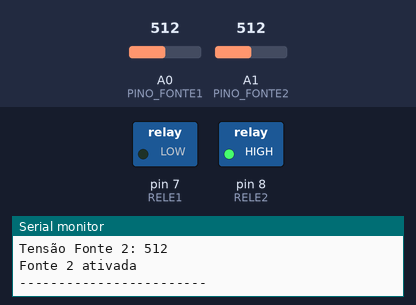
The sketch below on a simulated Arduino Uno, built with avr-gcc and run on an emulated ATmega328P. Parts: switched loads named in the sketch (green lamp = pin HIGH), the last lines printed to the serial monitor. The test bench sets the inputs (shaded band); at power-on: A0 (PINO_FONTE1) = 512, A1 (PINO_FONTE2) = 512.

Above: at 5.8 s.
5.9 s: A0 (PINO_FONTE1) set to 531
At 10.8 s:
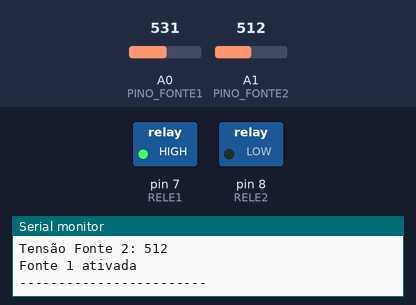
11.9 s: A0 (PINO_FONTE1) set to 511
At 15.5 s:
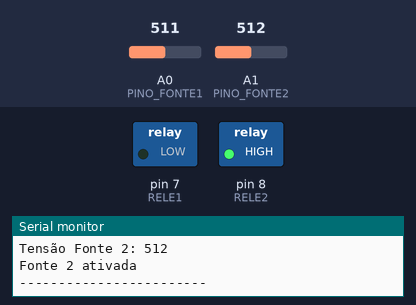
17.9 s: A0 (PINO_FONTE1) set to 716
At 21.4 s:
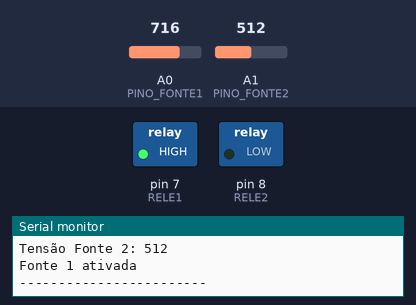
Timing chart, 0 to 22.9 s (numbered marks = the images above; inputs shaded):
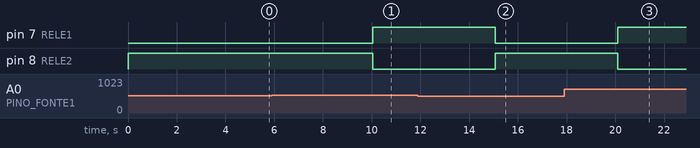

The sketch:

Exerc_cio-2.ino
```cpp
// https://www.tinkercad.com/things/65K3kiegYJG/editel

// CODIGO USADO:

#define RELE1 7
#define RELE2 8
#define PINO_FONTE1 A0
#define PINO_FONTE2 A1

void setup() {
  Serial.begin(9600);
  pinMode(RELE1, OUTPUT);
  pinMode(RELE2, OUTPUT);
}

void loop() {
  int tensaoFonte1 = analogRead(PINO_FONTE1);
  int tensaoFonte2 = analogRead(PINO_FONTE2);

  Serial.print("Tensão Fonte 1: ");
  Serial.println(tensaoFonte1);
  Serial.print("Tensão Fonte 2: ");
  Serial.println(tensaoFonte2);


  if (tensaoFonte1 > tensaoFonte2) {
    digitalWrite(RELE1, HIGH);
    digitalWrite(RELE2, LOW);
    Serial.println("Fonte 1 ativada");
  } else {
    digitalWrite(RELE1, LOW);
    digitalWrite(RELE2, HIGH);
    Serial.println("Fonte 2 ativada");
  }

  Serial.println("------------------------");
  delay(5000);
}
```

Measured:
- the behaviour switches between 512 and 513 on A0 (PINO_FONTE1) (found by bisection; images 0 and 1)
- after the input at 5.9 s, pin 7 (RELE1): LOW → HIGH after 4.1 s; pin 8 (RELE2): HIGH → LOW after 4.1 s
- after the input at 11.9 s, pin 7 (RELE1): HIGH → LOW after 3.2 s; pin 8 (RELE2): LOW → HIGH after 3.2 s
- after the input at 17.9 s, pin 7 (RELE1): LOW → HIGH after 2.2 s; pin 8 (RELE2): HIGH → LOW after 2.2 s
